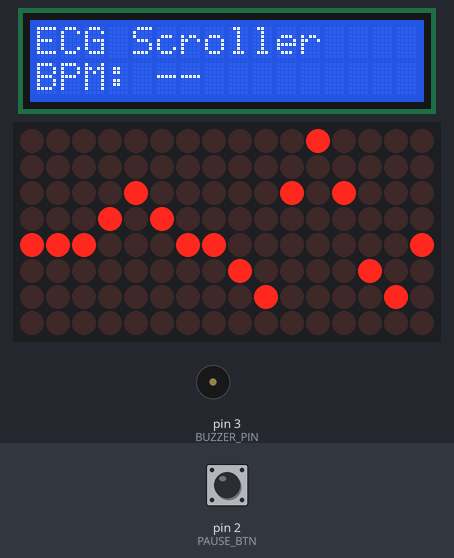
Simulated run of this sketch. Board: Arduino Uno, built with avr-gcc and run on an emulated ATmega328P. Parts: 16×2 character LCD, 16×8 LED matrix, buzzer (waves = sounding). The test bench sets the inputs (shaded band); at power-on: pin 2 (PAUSE_BTN) HIGH.

Above: at 1.21 s.
1.3 s: pin 2 (PAUSE_BTN) pulled LOW for 0.15 s
2.9 s: pin 2 (PAUSE_BTN) pulled LOW for 1 s
At 2.95 s:
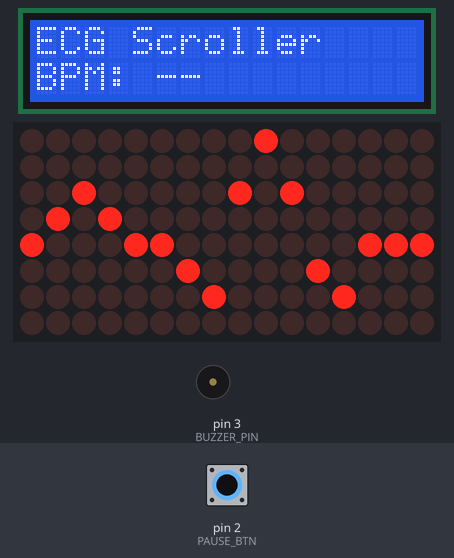
5.4 s: pin 2 (PAUSE_BTN) pulled LOW for 0.15 s
At 6.3 s:
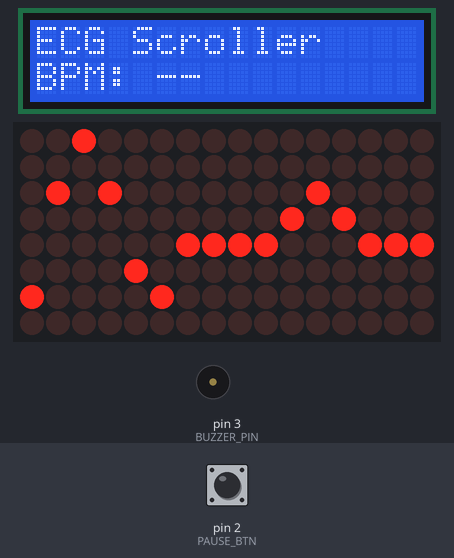
8.5 s: pin 2 (PAUSE_BTN) pulled LOW for 1 s
At 8.54 s:
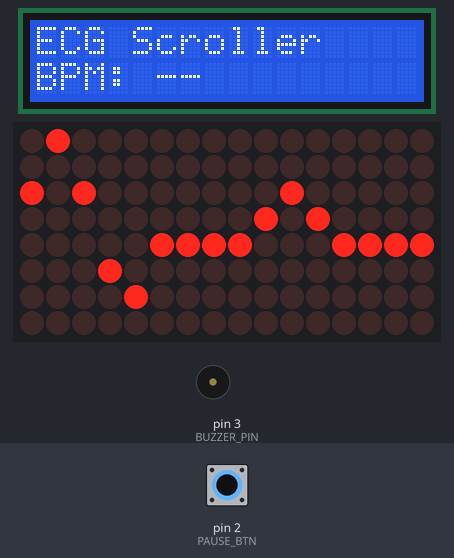
11.5 s: pin 2 (PAUSE_BTN) pulled LOW for 3.2 s
At 11.5 s:
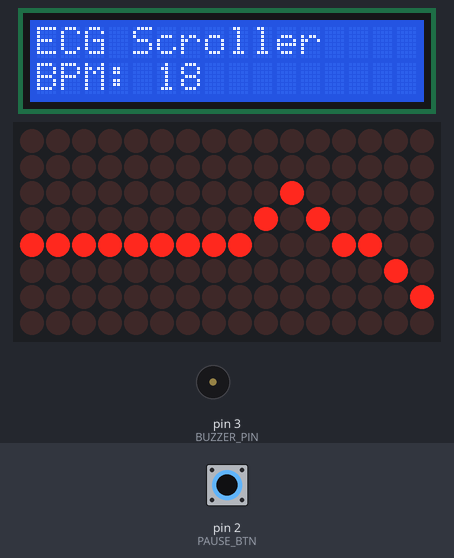
16.2 s: pin 2 (PAUSE_BTN) pulled LOW for 0.15 s
At 16.41 s:
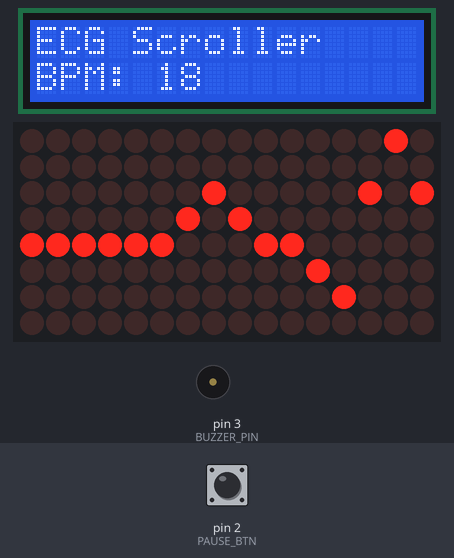
Timing chart, 0 to 19.9 s (numbered marks = the images above; inputs shaded):
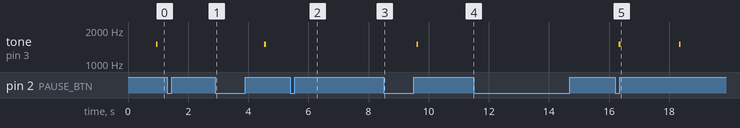

Measured:
- after the input at 1.3 s, every drawn part: stays the same
- after the input at 2.9 s, tone on pin 3 (BUZZER_PIN): silent → 1500 Hz after 1.6 s, → silent 0.06 s later; the display: changes at once (image 1)
- after the input at 5.4 s, tone on pin 3 (BUZZER_PIN): stays silent (without the input it goes to 1500 Hz after 1.1 s)
- after the input at 8.5 s, tone on pin 3 (BUZZER_PIN): silent → 1500 Hz after 1.1 s, → silent 0.06 s later; the display: changes at once (image 3)
- after the input at 11.5 s, tone on pin 3 (BUZZER_PIN): stops changing and stays silent
- after the input at 16.2 s, tone on pin 3 (BUZZER_PIN): alternates 1500 Hz for 0.06 s and silent for 1.9 s, starting after 0.13 s; the display: first changes after 0.07 s (image 5 shows a later state)

The sketch:

ECG_scroller_push_button.ino
```cpp
#include <LedControl.h>
#include <LiquidCrystal.h>

// PIN ASSIGNMENTS
#define DIN_PIN     12
#define CLK_PIN     11
#define CS_PIN      10
#define PAUSE_BTN   2
#define BUZZER_PIN  3

LiquidCrystal lcd(9, 8, 7, 6, 5, 4);

const uint8_t NUM_DISPLAYS   = 2;
const uint8_t DISPLAY_COLS   = 8 * NUM_DISPLAYS;
const uint8_t DEFAULT_HEIGHT = 4;
const uint8_t BRIGHTNESS     = 8;
const uint16_t SCROLL_DELAY  = 60;

LedControl lc(DIN_PIN, CLK_PIN, CS_PIN, NUM_DISPLAYS);

// ECG waveform (0 = R-peak)
const uint8_t ecgPQRST[] = {
  4,4,4,4,4,
  3,2,3,4,
  4,5,6,
  2,0,2,
  5,6,4,
  4,4,4,
  3,2,3,4,4,
  4,4,4,4
};
const uint16_t SIGNAL_LEN = sizeof(ecgPQRST) / sizeof(ecgPQRST[0]);

// STATE VARIABLES
uint8_t  frame[DISPLAY_COLS];
uint16_t ecgIndex = 0;
bool running = true;

unsigned long lastButtonCheck = 0;
bool lastPauseButtonState = HIGH;

unsigned long lastBpmTime = 0;
uint8_t beatCount = 0;
uint16_t bpm = 0;

void setup() {
  lcd.begin(16, 2);
  lcd.print("ECG Scroller");
  lcd.setCursor(0, 1);
  lcd.print("BPM: --");

  for (uint8_t i = 0; i < NUM_DISPLAYS; i++) {
    lc.shutdown(i, false);
    lc.setIntensity(i, BRIGHTNESS);
    lc.clearDisplay(i);
  }

  for (uint8_t i = 0; i < DISPLAY_COLS; i++) frame[i] = DEFAULT_HEIGHT;

  pinMode(PAUSE_BTN, INPUT_PULLUP); // ← استفاده از pull-up داخلی
  pinMode(BUZZER_PIN, OUTPUT);
  digitalWrite(BUZZER_PIN, LOW);
}

void loop() {
  // Check pause button (debounced)
  if (millis() - lastButtonCheck > 50) {
    bool currentPauseButtonState = digitalRead(PAUSE_BTN);
    if (currentPauseButtonState == LOW && lastPauseButtonState == HIGH) {
      running = !running;
    }
    lastPauseButtonState = currentPauseButtonState;
    lastButtonCheck = millis();
  }

  if (running) {
    updateFrame();
  }

  drawFrame();
  delay(SCROLL_DELAY);
}

void updateFrame() {
  static bool lastWasR = false;

  for (uint8_t i = 0; i < DISPLAY_COLS - 1; i++) {
    frame[i] = frame[i + 1];
  }

  uint8_t newVal = ecgPQRST[ecgIndex++];
  frame[DISPLAY_COLS - 1] = newVal;

  if (newVal == 0 && !lastWasR) {
    tone(BUZZER_PIN, 1500, 60);
    beatCount++;
    lastWasR = true;
  } else if (newVal != 0) {
    lastWasR = false;
  }

  if (ecgIndex >= SIGNAL_LEN) ecgIndex = 0;

  unsigned long now = millis();
  if (now - lastBpmTime >= 10000) {
    bpm = beatCount * 6;
    beatCount = 0;
    lastBpmTime = now;

    lcd.setCursor(0, 1);
    lcd.print("BPM: ");
    lcd.print(bpm);
    lcd.print("   ");
  }
}

void drawFrame() {
  for (uint8_t d = 0; d < NUM_DISPLAYS; d++) {
    lc.clearDisplay(d);
  }

  for (uint8_t col = 0; col < 8; col++) {
    lc.setLed(0, frame[col], col, true);
    lc.setLed(1, frame[col + 8], col, true);
  }
}
```
